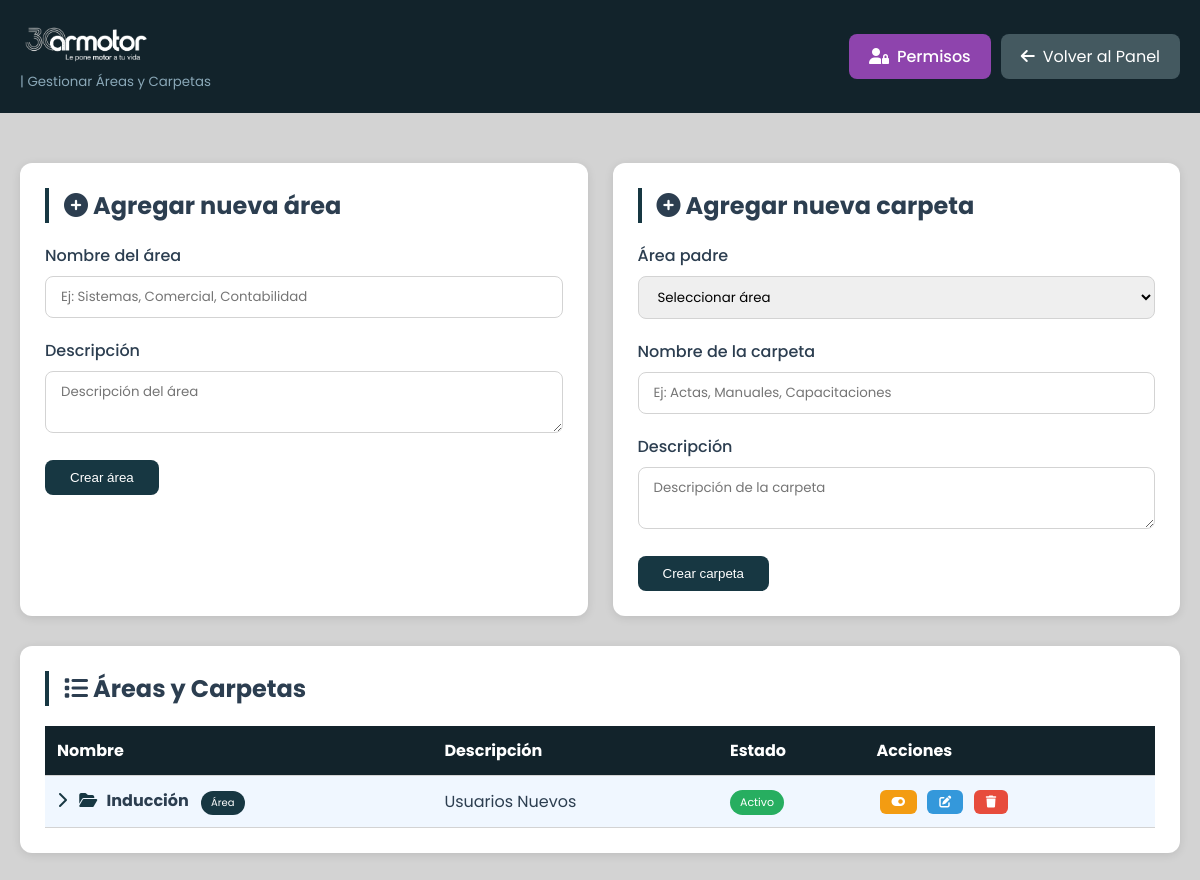
/admin/capacitaciones/index.php (signed in), run on the app's committed database.
### tables this page shows
CREATE TABLE `categorias_capacitaciones` (
  `id` int NOT NULL AUTO_INCREMENT,
  `nombre` varchar(100) NOT NULL,
  `descripcion` text,
  `tipo` enum('area','subarea','carpeta') DEFAULT 'area',
  `orden` int DEFAULT '0',
  `activo` tinyint DEFAULT '1',
  `padre_id` int DEFAULT NULL,
  `fecha_creacion` datetime DEFAULT CURRENT_TIMESTAMP,
  PRIMARY KEY (`id`),
  KEY `padre_id` (`padre_id`),
  CONSTRAINT `categorias_capacitaciones_ibfk_1` FOREIGN KEY (`padre_id`) REFERENCES `categorias_capacitaciones` (`id`) ON DELETE CASCADE
);

### admin/capacitaciones/index.php (the view, shortened to what this page needs)
<?php
require_once '../../includes/auth_check.php';
$stmt = $pdo->query("SELECT * FROM categorias_capacitaciones WHERE tipo = 'area' ORDER BY nombre ASC");
$areas_principales = $stmt->fetchAll(PDO::FETCH_ASSOC);
$stmt = $pdo->query("SELECT * FROM categorias_capacitaciones WHERE tipo = 'carpeta' ORDER BY nombre ASC");
$todas_carpetas = $stmt->fetchAll(PDO::FETCH_ASSOC);
$carpetas_por_padre = [];
foreach ($todas_carpetas as $carpeta) {
    $padre = $carpeta['padre_id'] ?? 0;
    if (!isset($carpetas_por_padre[$padre])) {
        $carpetas_por_padre[$padre] = [];
    }
    $carpetas_por_padre[$padre][] = $carpeta;
}
?>
<!DOCTYPE html>
<html lang="es">
<head>
    <link rel="stylesheet" href="https://cdnjs.cloudflare.com/ajax/libs/font-awesome/6.5.1/css/all.min.css">
</head>
<body>
    <header class="header">
        <div class="container">
            <div class="logo">
                <img src="../../uploads/logo/30-años-blanco.webp" alt="logo intranet" style="display: flex; width: 130px;">
                <small style="color: #8aa8b8;">| Gestionar Áreas y Carpetas</small>
            </div>
            <div style="display: flex; align-items: center; gap: 10px;">
                <a href="permisos/index.php" class="btn-permisos" style="
                    background: #8e44ad;
                    color: white;
                    padding: 10px 20px;
                    text-decoration: none;
                    border-radius: 8px;
                    transition: all 0.3s ease;
                    display: inline-flex;
                    align-items: center;
                    gap: 8px;
                    font-weight: 500;
                "
                onmouseover="this.style.background='#732d91'; this.style.transform='translateY(-2px)'; this.style.boxShadow='0 4px 15px rgba(142,68,173,0.3)';"
                onmouseout="this.style.background='#8e44ad'; this.style.transform='translateY(0)'; this.style.boxShadow='none';">
                    <i class="fas fa-user-lock"></i> Permisos
                </a>
                <a href="../index.php" class="btn-volver" style="
                    background: #445960;
                    color: white;
                    padding: 10px 20px;
                    text-decoration: none;
                    border-radius: 8px;
                    transition: all 0.3s ease;
                    display: inline-flex;
                    align-items: center;
                    gap: 8px;
                "
                onmouseover="this.style.background='#ffc107'; this.style.color='#12232b'; this.style.transform='translateY(-2px)'; this.style.boxShadow='0 4px 15px rgba(255,193,7,0.3)';"
                onmouseout="this.style.background='#445960'; this.style.color='white'; this.style.transform='translateY(0)'; this.style.boxShadow='none';">
                    <i class="fas fa-arrow-left"></i> Volver al Panel
                </a>
            </div>
        </div>
    </header>
    <div class="container">
        <div class="forms-row">
            <div class="card form-card">
                <h2><i class="fas fa-plus-circle"></i> Agregar nueva área</h2>
                <form action="guardar_area.php" method="POST">
                    <div class="form-group">
                        <label>Nombre del área</label>
                        <input type="text" name="nombre" required placeholder="Ej: Sistemas, Comercial, Contabilidad">
                    </div>
                    <div class="form-group">
                        <label>Descripción</label>
                        <textarea name="descripcion" rows="2" placeholder="Descripción del área"></textarea>
                    </div>
                    <button type="submit" class="btn-guardar">Crear área</button>
                </form>
            </div>
            <div class="card form-card">
                <h2><i class="fas fa-plus-circle"></i> Agregar nueva carpeta</h2>
                <form action="guardar_area.php" method="POST">
                    <div class="form-group">
                        <label>Área padre</label>
                        <select name="padre_id" required>
                            <option value="">Seleccionar área</option>
                        </select>
                    </div>
                    <div class="form-group">
                        <label>Nombre de la carpeta</label>
                        <input type="text" name="nombre" required placeholder="Ej: Actas, Manuales, Capacitaciones">
                    </div>
                    <div class="form-group">
                        <label>Descripción</label>
                        <textarea name="descripcion" rows="2" placeholder="Descripción de la carpeta"></textarea>
                    </div>
                    <button type="submit" class="btn-guardar">Crear carpeta</button>
                </form>
            </div>
        </div>
        <div class="card">
            <h2><i class="fas fa-list"></i> Áreas y Carpetas</h2>
            <?php if (empty($areas_principales)): ?>
                <p>No hay áreas registradas. Crea un área primero.</p>
            <?php else: ?>
                <table class="tabla-areas">
                    <thead>
                        <tr>
                            <th>Nombre</th>
                            <th>Descripción</th>
                            <th>Estado</th>
                            <th>Acciones</th>
                        </tr>
                    </thead>
                    <tbody>
                        <?php foreach ($areas_principales as $area): ?>
                            <?php
                            $carpetas_aqui = $carpetas_por_padre[$area['id']] ?? [];
                            $tiene_carpetas = !empty($carpetas_aqui);
                            ?>
                            <tr class="area-row" data-area-id="<?php echo $area['id']; ?>">
                                <td>
                                    <?php if ($tiene_carpetas): ?>
                                        <button class="btn-toggle" onclick="toggleCarpetas(<?php echo $area['id']; ?>)">
                                            <i class="fas fa-chevron-right" id="icon_<?php echo $area['id']; ?>"></i>
                                        </button>
                                    <?php else: ?>
                                        <span style="display: inline-block; width: 24px;"></span>
                                    <?php endif; ?>
                                    <i class="fas fa-folder-open area-icon"></i>
                                    <strong><?php echo htmlspecialchars($area['nombre']); ?></strong>
                                    <span class="badge-area">Área</span>
                                </td>
                                <td><?php echo htmlspecialchars($area['descripcion']); ?></td>
                                <td>
                                    <span class="<?php echo $area['activo'] ? 'badge-activo' : 'badge-inactivo'; ?>">
                                        <?php echo $area['activo'] ? 'Activo' : 'Inactivo'; ?>
                                    </span>
                                </td>
                                <td class="acciones">
                                    <a href="?cambiar_estado=<?php echo $area['id']; ?>" class="btn-accion btn-estado" title="Cambiar estado">
                                        <i class="fas fa-toggle-on"></i>
                                    </a>
                                    <a href="editar_area.php?id=<?php echo $area['id']; ?>" class="btn-accion btn-editar" title="Editar">
                                        <i class="fas fa-edit"></i>
                                    </a>
                                    <a href="?eliminar=<?php echo $area['id']; ?>" class="btn-accion btn-eliminar" title="Eliminar" onclick="return confirm('¿Eliminar esta área y todas sus carpetas?')">
                                        <i class="fas fa-trash"></i>
                                    </a>
                                </td>
                            </tr>
                        <?php endforeach; ?>
                    </tbody>
                </table>
            <?php endif; ?>
        </div>
    </div>
</body>
</html>

### admin/capacitaciones/index.php (style rules this page uses)
* { margin: 0; padding: 0; box-sizing: border-box; }
body { font-family: 'Poppins', sans-serif; background: #d3d3d3; color: #2c3e50; }
.container { max-width: 1200px; margin: 0 auto; padding: 20px; }
.header { background: #12232b; padding: 0px 0; margin-bottom: 30px; }
.header .container { display: flex; justify-content: space-between; align-items: center; }
.btn-volver { background: #445960; color: white; padding: 10px 20px; text-decoration: none; border-radius: 8px; transition: all 0.3s ease; }
.card { background: white; border-radius: 12px; padding: 25px; margin-bottom: 30px; box-shadow: 0 2px 10px rgba(0,0,0,0.1); }
.card h2 { margin-bottom: 20px; border-left: 4px solid #173742; padding-left: 15px; }
.form-group { margin-bottom: 20px; }
.form-group label { display: block; margin-bottom: 8px; font-weight: 500; }
.form-group input, .form-group select, .form-group textarea { width: 100%; padding: 10px 15px; border: 1px solid #d3d3d3; border-radius: 8px; font-family: 'Poppins', sans-serif; }
.btn-guardar { background: #173742; color: white; border: none; padding: 10px 25px; border-radius: 8px; cursor: pointer; transition: all 0.3s ease; }
.forms-row { display: flex; gap: 25px; margin-bottom: 30px; flex-wrap: wrap; }
.form-card { flex: 1; min-width: 300px; margin-bottom: 0; }
.tabla-areas { width: 100%; border-collapse: collapse; }
.tabla-areas th, .tabla-areas td { padding: 12px; text-align: left; border-bottom: 1px solid #d3d3d3; }
.tabla-areas th { background: #12232b; color: white; }
.area-row { background-color: #f0f7ff; }
.btn-toggle { background: none; border: none; cursor: pointer; font-size: 16px; margin-right: 8px; color: #173742; transition: color 0.3s; }
.badge-area { background: #173742; color: white; padding: 4px 10px; border-radius: 20px; font-size: 10px; margin-left: 8px; display: inline-block; }
.badge-activo { background: #27ae60; color: white; padding: 4px 10px; border-radius: 20px; font-size: 11px; display: inline-block; }
.acciones { white-space: nowrap; }
.btn-accion { display: inline-flex; align-items: center; gap: 5px; padding: 6px 12px; margin: 0 3px; text-decoration: none; border-radius: 6px; font-size: 12px; transition: all 0.3s ease; }
.btn-accion i { font-size: 12px; }
.btn-estado { background: #f39c12; color: white; }
.btn-editar { background: #3498db; color: white; }
.btn-eliminar { background: #e74c3c; color: white; }
.area-icon { color: #173742; margin-right: 5px; }
.btn-permisos { background: #8e44ad; color: white; padding: 10px 20px; text-decoration: none; border-radius: 8px; transition: all 0.3s ease; display: inline-flex; align-items: center; gap: 8px; font-weight: 500; }

### data on the page
categorias_capacitaciones: nombre "Inducción", descripcion "Usuarios Nuevos", activo "Activo"
